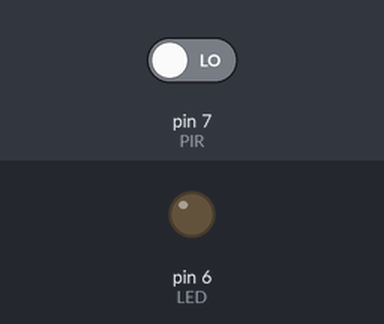
Simulated run of this sketch. Board: Arduino Uno, built with avr-gcc and run on an emulated ATmega328P. Parts: output pins drawn as LEDs (lit = HIGH). The test bench sets the inputs (shaded band); at power-on: pin 7 (PIR) LOW.

Above: at 1.2 s.
1.3 s: pin 7 (PIR) driven HIGH
At 1.6 s:
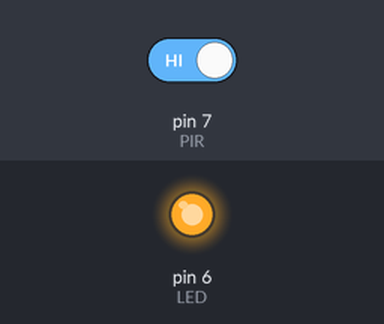
2.8 s: pin 7 (PIR) driven LOW
At 3.9 s:
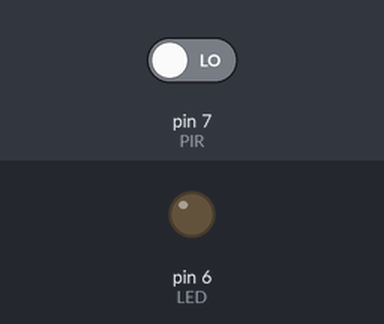
Timing chart, 0 to 5.8 s (numbered marks = the images above; inputs shaded):
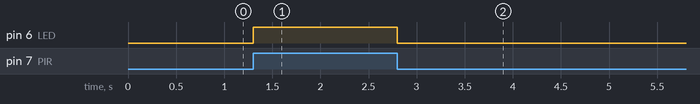

Measured:
- after the input at 1.3 s, pin 6 (LED): LOW → HIGH at once
- after the input at 2.8 s, pin 6 (LED): HIGH → LOW at once

The sketch:

PIR_Sketch.ino
```cpp
const int LED = 6;
const int PIR = 7;
void setup() {
  pinMode(LED,OUTPUT);
  pinMode(PIR,INPUT);

}

void loop() {
int sensor_input = digitalRead(PIR);
if(sensor_input ==1){
  digitalWrite(LED,HIGH);
}
else{
  digitalWrite(LED,LOW);
}
}
```
